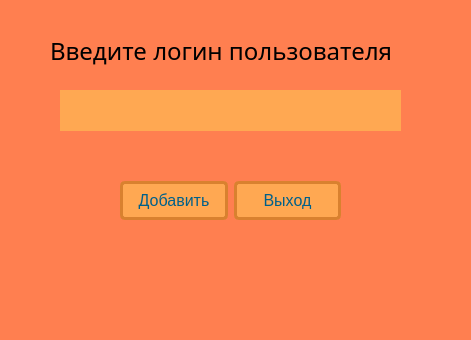
<?xml version="1.0" encoding="UTF-8"?>
<ui version="4.0">
 <class>Form</class>
 <widget class="QWidget" name="Form">
  <property name="geometry">
   <rect>
    <x>0</x>
    <y>0</y>
    <width>471</width>
    <height>340</height>
   </rect>
  </property>
  <property name="windowTitle">
   <string>Form</string>
  </property>
  <property name="styleSheet">
   <string notr="true">background-color: #FF7F50</string>
  </property>
  <widget class="QLabel" name="label">
   <property name="geometry">
    <rect>
     <x>50</x>
     <y>20</y>
     <width>561</width>
     <height>61</height>
    </rect>
   </property>
   <property name="font">
    <font>
     <family>Segoe Print</family>
     <pointsize>18</pointsize>
    </font>
   </property>
   <property name="text">
    <string>Введите логин пользователя</string>
   </property>
  </widget>
  <widget class="QLineEdit" name="adminSearch">
   <property name="geometry">
    <rect>
     <x>60</x>
     <y>90</y>
     <width>341</width>
     <height>41</height>
    </rect>
   </property>
   <property name="styleSheet">
    <string notr="true">background-color:#ffa852</string>
   </property>
   <property name="frame">
    <bool>false</bool>
   </property>
   <property name="clearButtonEnabled">
    <bool>true</bool>
   </property>
  </widget>
  <widget class="QWidget" name="horizontalLayoutWidget">
   <property name="geometry">
    <rect>
     <x>120</x>
     <y>160</y>
     <width>221</width>
     <height>81</height>
    </rect>
   </property>
   <layout class="QHBoxLayout" name="horizontalLayout">
    <item>
     <widget class="QPushButton" name="adminAddButt">
      <property name="styleSheet">
       <string notr="true"> display: inline-block;
    text-decoration: none;
    background-color: #ffa852;
    color: #006089;
    border: 3px solid #d9812f;
    border-radius: 5px;
    font-size: 16px;
    padding: 7px 10px; 
    transition: all 0.8s ease;</string>
      </property>
      <property name="text">
       <string>Добавить</string>
      </property>
      <property name="default">
       <bool>false</bool>
      </property>
     </widget>
    </item>
    <item>
     <widget class="QPushButton" name="adminCancelButt">
      <property name="styleSheet">
       <string notr="true"> display: inline-block;
    text-decoration: none;
    background-color: #ffa852;
    color: #006089;
    border: 3px solid #d9812f;
    border-radius: 5px;
    font-size: 16px;
    padding: 7px 10px; 
    transition: all 0.8s ease;</string>
      </property>
      <property name="text">
       <string>Выход</string>
      </property>
      <property name="default">
       <bool>false</bool>
      </property>
     </widget>
    </item>
   </layout>
  </widget>
 </widget>
 <resources/>
 <connections/>
</ui>
